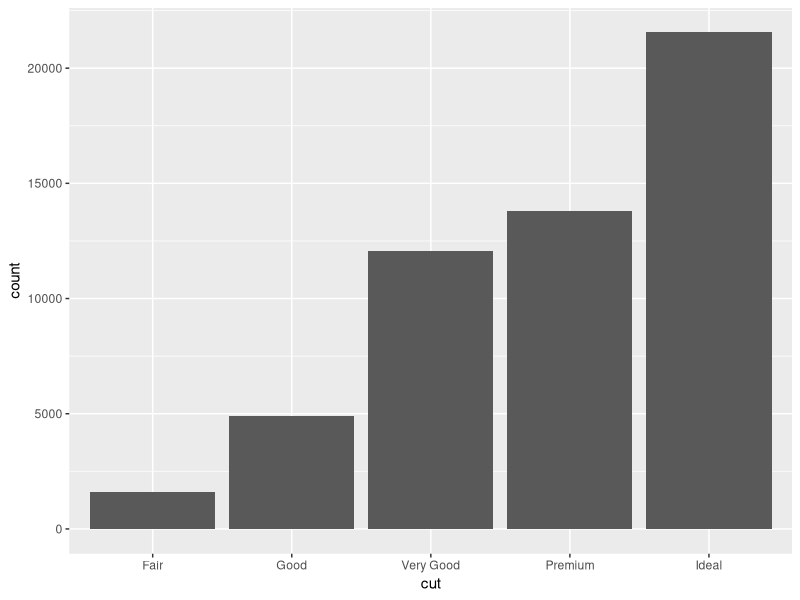
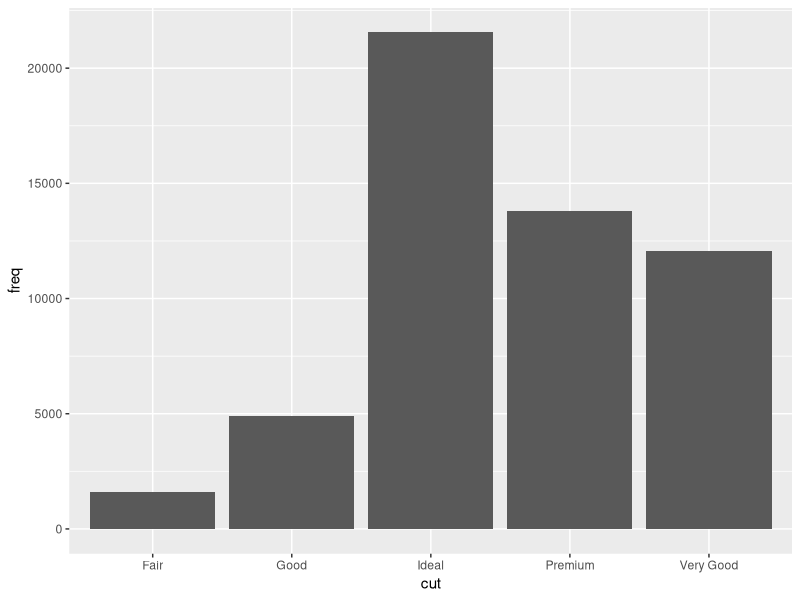
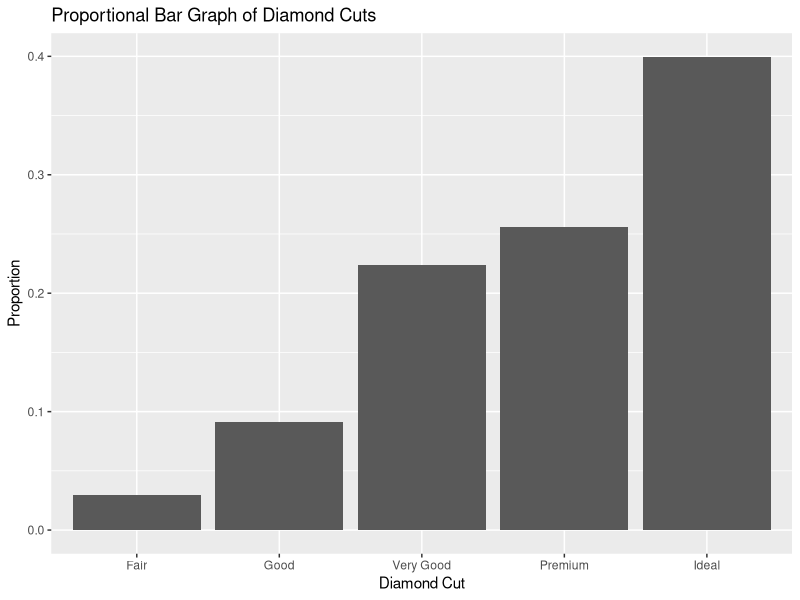
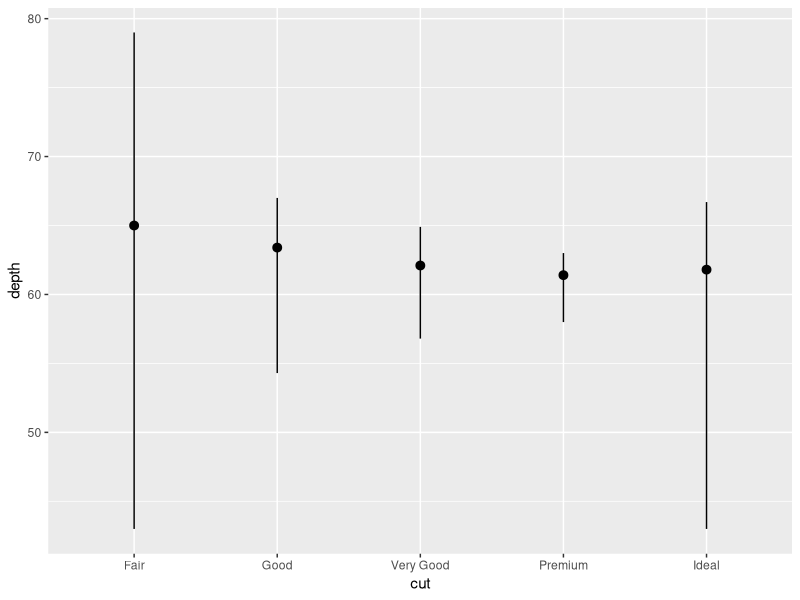
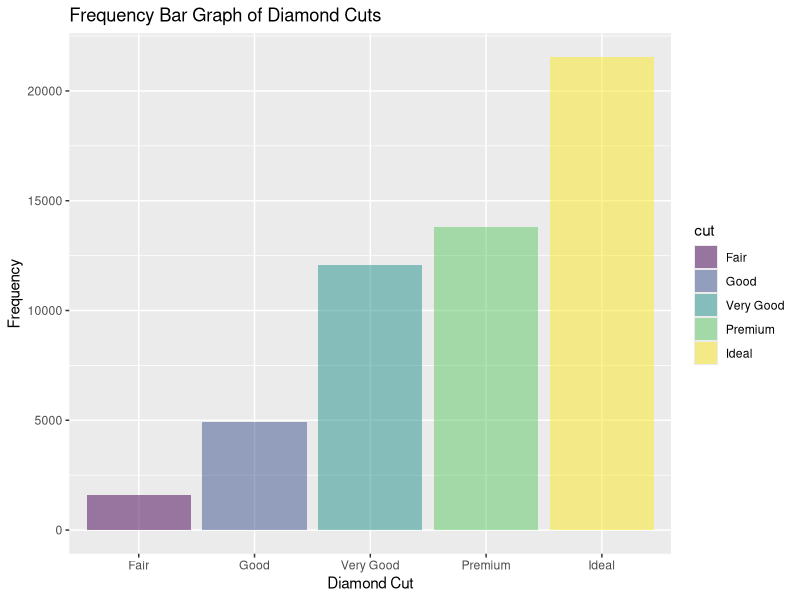
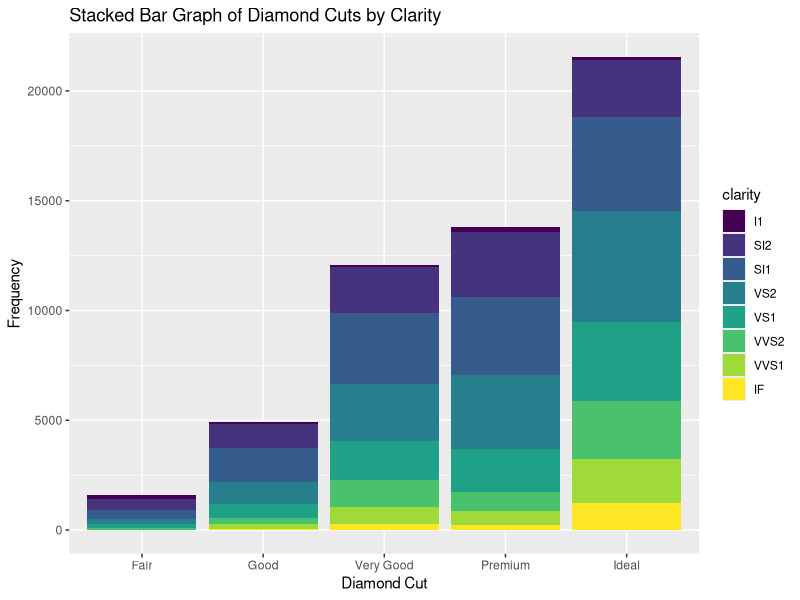
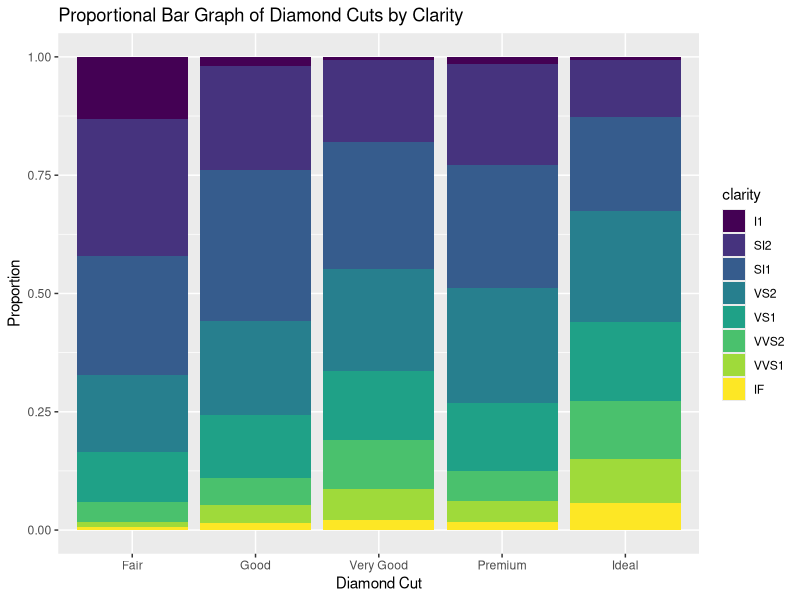
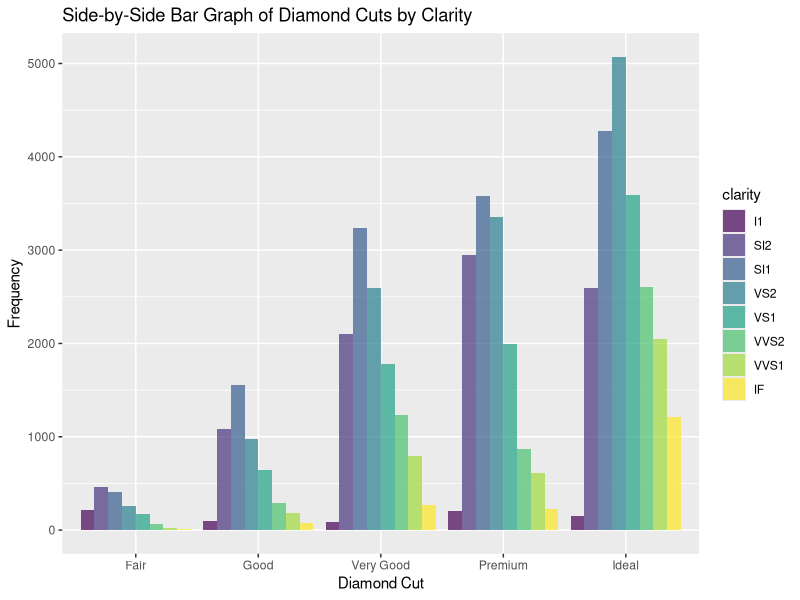

Write the R code that produced these figures, in order.
## ---- chunk 1
library(tidyverse)
## ---- chunk 2
head(diamonds)  # shows the first few lines of the dataset
data(diamonds)   # places the dataset in the global environment
## ---- chunk 3
ggplot(data = diamonds) + 
  geom_bar(aes(x = cut))
## ---- chunk 4
demo <- tribble(
	  ~cut,         ~freq,
	  "Fair",       1610,
	  "Good",       4906,
	  "Very Good",  12082,
	  "Premium",    13791,
	  "Ideal",      21551
	)
## ---- chunk 5
ggplot(data = demo) +
  geom_bar(mapping = aes(x = cut, y = freq), stat = "identity")
## ---- chunk 6
ggplot(data = diamonds) + 
  geom_bar(mapping = aes(x = cut, y = stat(prop), group = 1)) +
  labs(x = "Diamond Cut", y = "Proportion", 
       title = "Proportional Bar Graph of Diamond Cuts")
## ---- chunk 7
ggplot(data = diamonds) + 
	 stat_summary(
	    mapping = aes(x = cut, y = depth),
	    fun.min = min,
	    fun.max = max,
	    fun = median
  )
## ---- chunk 8
ggplot(data = diamonds, aes(x=cut, fill = cut)) + 
  geom_bar(alpha = 0.5)+  # try replacing alpha = 0.5 with 0.8 to see how it changes
  labs(x = "Diamond Cut", y = "Frequency", 
       title = "Frequency Bar Graph of Diamond Cuts")
## ---- chunk 9
ggplot(data = diamonds) + 
  geom_bar(aes(x = cut, fill = clarity), position = "stack") +
    labs(x = "Diamond Cut", y = "Frequency", 
       title = "Stacked Bar Graph of Diamond Cuts by Clarity")
## ---- chunk 10
ggplot(data = diamonds) + 
  geom_bar(mapping = aes(x = cut, fill = clarity), position = "fill") +
    labs(x = "Diamond Cut", y = "Proportion", 
       title = "Proportional Bar Graph of Diamond Cuts by Clarity")
## ---- chunk 11
ggplot(data = diamonds, aes(x = cut, fill = clarity)) + 
	  geom_bar(alpha = .7, position = "dodge") +
    labs(x = "Diamond Cut", y = "Frequency", 
       title = "Side-by-Side Bar Graph of Diamond Cuts by Clarity")

## ---- chunk 12
ggplot(data = diamonds, aes(x = cut, fill = clarity)) +
  geom_bar(alpha = .7, position = "dodge") +
    labs(x = "Diamond Cut", y = "Frequency", 
       title = "Side-by-Side Bar Graph of Diamond Cuts by Clarity") +
  theme(axis.text.x = element_text(angle = 45))
## ---- chunk 13
ggplot(data = diamonds, aes(x = cut, fill = clarity)) +
  geom_bar(alpha = .7, position = "dodge") +
  labs(x = "Diamond Cut", y = "Frequency", 
       title = "Side-by-Side Bar Graph of Diamond Cuts by Clarity") +
  scale_x_discrete(labels = function(x) str_wrap(x, width = 5))
# notice "very good" will fit on two lines instead of one line
## ---- chunk 14

bar <- ggplot(data = diamonds) + 
  geom_bar(aes(x = clarity, fill = clarity), 
           show.legend = FALSE, width = 1) + 
  theme(aspect.ratio = 1)
bar + coord_flip()

bar + coord_polar()
